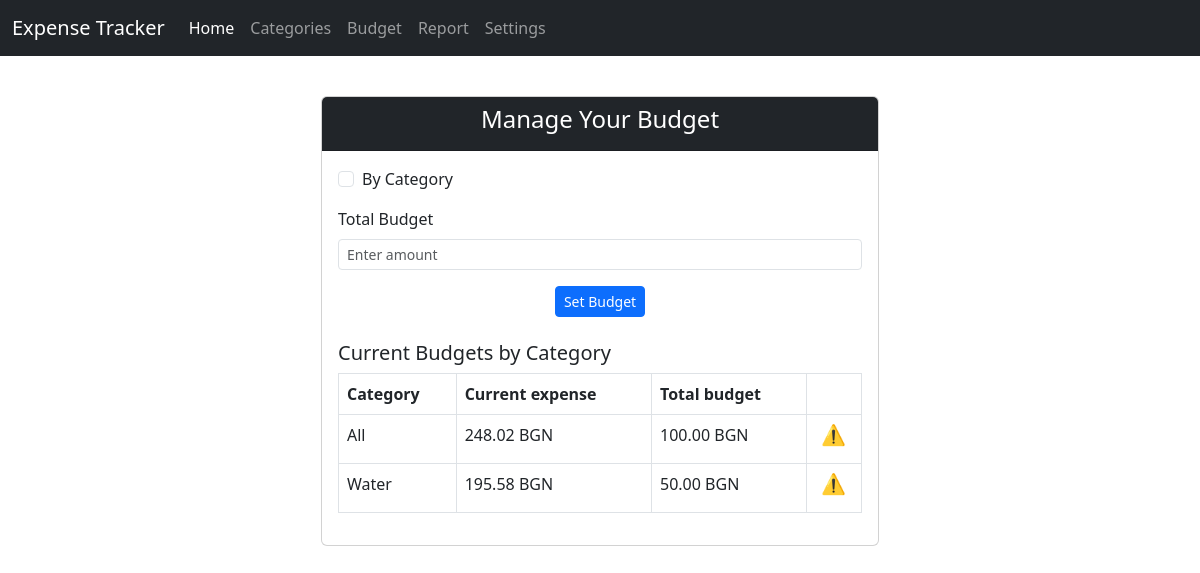
The page /budget on the database as committed earlier.
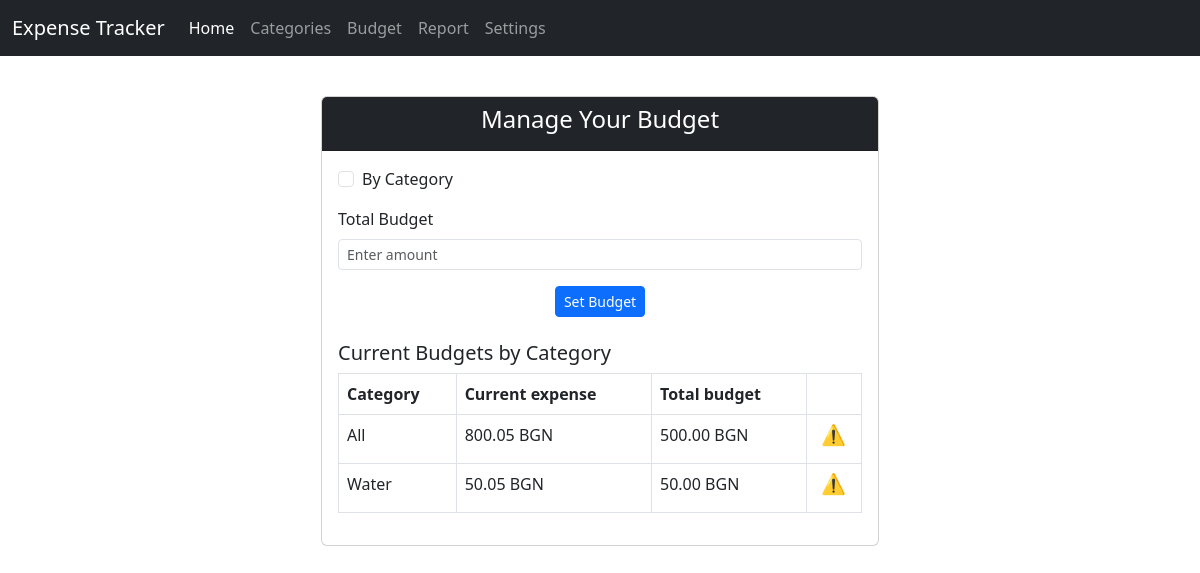
The same page on the database as committed later.
### app/models.py (models this page shows, shortened)
class Budget(db.Model):
    id: Mapped[int] = mapped_column(primary_key=True)
    category_id: Mapped[int] = mapped_column(ForeignKey('category.id'), nullable=False)
    current_budget: Mapped[float] = mapped_column(nullable=False)
    total_budget: Mapped[float] = mapped_column(nullable=False)
    category: Mapped['Category'] = relationship(back_populates='budget')

class Category(db.Model):
    id: Mapped[int] = mapped_column(primary_key=True)
    name: Mapped[str] = mapped_column(String(30), unique=True, nullable=False)
    category_type: Mapped[str] = mapped_column(String(10), nullable=False)  # 'income' or 'expense'
    transactions: Mapped[list['Transaction']] = relationship(back_populates='category', lazy=True)
    budget: Mapped['Budget'] = relationship(back_populates='category', uselist=False) #uselist mai e bezpolezno

### app/routes/budget.py (the view)
@budget_bp.route('/budget')
def budget():
    categories = get_categories_by_type("expense")
    budgets = get_budgets()
    return render_template('budget.html', categories=categories, budgets=budgets, default_currency=config.default_currency)

### utils.py (called while the page is built)
def get_budgets():
    return [el[0] for el in db.session.execute(db.select(Budget))]

def get_categories_by_type(type):
    return [el[0] for el in db.session.execute(db.select(Category)
                                               .filter_by(category_type=type))]

### app/templates/budget.html (shortened to what this page needs)
{% extends "base.html" %}
{% block content %}
<div class="d-flex justify-content-center">
    <div class="card w-50 mt-3">
        <div class="card-header bg-dark text-white text-center">
            <h4>Manage Your Budget</h4>
        </div>
        <div class="card-body">
            <form action="/budget" method="GET">
                <div class="form-check mb-3">
                    <input class="form-check-input" type="checkbox" name="by_category" id="by_category"
                        value="1" {% if request.args.get('by_category') %}checked{% endif %}
                        onchange="this.form.submit()">
                    <label class="form-check-label" for="by_category">By Category</label>
                </div>
            </form>
            <form action="/budget-set" method="POST" class="mt-3">
                <div class="mb-3">
                    <label for="total_budget" class="form-label">Total Budget</label>
                    <input type="number" class="form-control form-control-sm" name="total_budget"
                        placeholder="Enter amount" required>
                </div>
                <div class="text-center mt-3">
                    <button type="submit" class="btn btn-primary btn-sm">Set Budget</button>
                </div>
            </form>
            <div class="mt-4">
                <h5>Current Budgets by Category</h5>
                <table class="table table-bordered">
                    <thead>
                        <tr>
                            <th>Category</th>
                            <th>Current expense</th>
                            <th>Total budget</th>
                            <th></th>
                        </tr>
                    </thead>
                    <tbody>
                        {% for budget in budgets %}
                            <tr>
                                <td>
                                    {% if budget.category_id == 0 %}
                                        All
                                    {% else %}
                                        {{ budget.category.name }}
                                    {% endif %}
                                </td>
                                <td>{{ "%.2f"|format(budget.current_budget) }} {{ default_currency }}</td>
                                <td>{{ "%.2f"|format(budget.total_budget) }} {{ default_currency }}</td>
                                    <td class="text-center">
                                        {% if budget.current_budget > budget.total_budget %}
                                            <h5>⚠️</h5>
                                        {% endif%}
                                    </td>
                            </tr>
                        {% endfor %}
                    </tbody>
                </table>
            </div>
        </div>
    </div>
</div>
{% endblock %}

Rows that differ between the two databases and show on the page:
changed Budget (number 1 of 2 on the later page): current_budget "248.02" → "800.05"; total_budget "100.00" → "500.00"
changed Budget "Water": current_budget "195.58" → "50.05"
